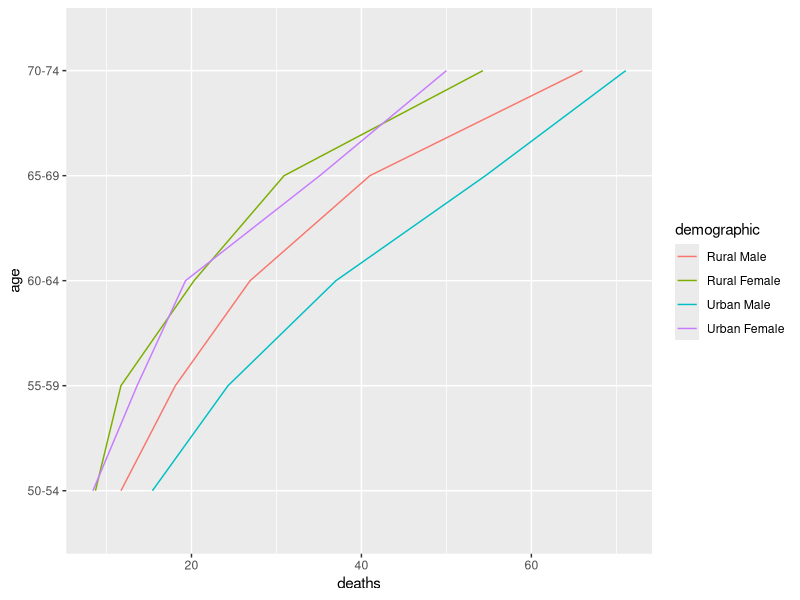

This figure's R source: (Note: this script raises an error after producing the figure.)
library(ggplot2)
label.positions <- function
### Calculates table of positions of each label. It does not draw
### anything, but is called for its return value. Normally you don't
### have to call label.positions explicitly. Instead, it is called for
### you by direct.label.
(x,
### x values of points to draw.
 y,
### y values of points to draw.
 subscripts,
### Subscripts of groups to consider.
 groups,
### Vector of groups.
 debug=FALSE,
### Show debug output? If TRUE, the resulting table of label positions
### will be printed.
 method,
### Method for direct labeling, specified in one of the following
### ways: (1) a Positioning Function, (2) the name of a Positioning
### Function as a character string, or (3) a list containing any
### number of (1), (2), or additionally named values. Starting from
### the data frame of points to plot for the panel, the elements of
### the list are applied in sequence, and each row of the resulting
### data frame is used to draw a direct label. See examples in
### ?direct.label and ?positioning.functions. NULL indicates to choose
### a Positioning Function based on the high-level plot function
### chosen (this is done in panel.superpose.dl).
 ...
### Passed to positioning method(s).
 ){
  levs <- levels(groups)
  groups <- groups[subscripts]
  d <- data.frame(x,groups)
  if(!missing(y))d$y <- y
  if(class(method)=="function")method <- list(method)
  for(m.num in seq_along(method)){
    m <- method[[m.num]]
    m.var <- names(method)[m.num]
    if(!(is.null(m.var)||m.var==""))d[[m.var]] <- m else{
      if(class(m)=="character"){
        method.name <- paste(m," ",sep="")
        m <- get(m)
      }else method.name <- ""
      d <- try(m(d,debug=debug,...))
      if(class(d)=="try-error")
        stop("direct label placement method ",method.name,"failed")
    }
  }
  ## rearrange factors in case pos fun messed up the order:
  d$groups <- factor(as.character(d$groups),levs)
  ## defaults for grid parameter values:
  for(p in c("hjust","vjust"))
    d[,p] <- if(p %in% names(d))as.character(d[,p]) else 0.5
  if(!"rot"%in%names(d))d$rot <- 0
  d <- unique(d)
  if(debug)print(d)
  d
### Data frame of direct label positions. Each row describes the
### position of 1 label to be drawn later.
}
direct.label <- function(x,...)UseMethod("direct.label")
dl.indep <- function # Direct label groups independently
### Makes a function you can use to specify the location of each group
### independently.
(expr
### Expression that takes a subset of the d data frame, with data from
### only a single group, and returns the direct label position.
 ){
  foo <- substitute(expr)
  f <- function(d,...)eval(foo)
  src <- paste("dl.indep(",deparse(foo),")",sep="")
  structure(function(d,...)ddply(d,.(groups),f,...),"source"=src)
### A Positioning Function.
}
last.points <-
  dl.indep(data.frame(d[which.max(d$x),],hjust=0,vjust=0.5))


direct.label.ggplot <- function
### Direct label a ggplot2 grouped plot.
(p,
### The ggplot object.
 method=NULL,
### Method for direct labeling as described in ?label.positions.
 debug=FALSE
### Show debug output?
 ){
  rename.vec <- sapply(p$mapping[c("group","x","y")],deparse)
  d <- structure(p$data[,rename.vec],names=c("groups","x","y"))
  labtab <- label.positions(d$x,d$y,1:nrow(d),d$groups,debug,method)
  dlgeom <- geom_text(aes(x=x,y=y,group=groups,colour=groups,label=groups,
                          angle=rot,hjust=hjust,vjust=vjust),labtab)
  p+dlgeom
### The ggplot object with direct labels added.
}


vad <- as.data.frame.table(VADeaths)
names(vad) <- c("age","demographic","deaths")
p <- qplot(deaths,age,data=vad,group=demographic,geom="line",colour=demographic)
direct.label(p,list(last.points,rot=30))
## Doesn't work, why?
direct.label(p,list(last.points,rot=30))+scale_colour_identity()
## This at least should work, right?
p+scale_colour_identity()

